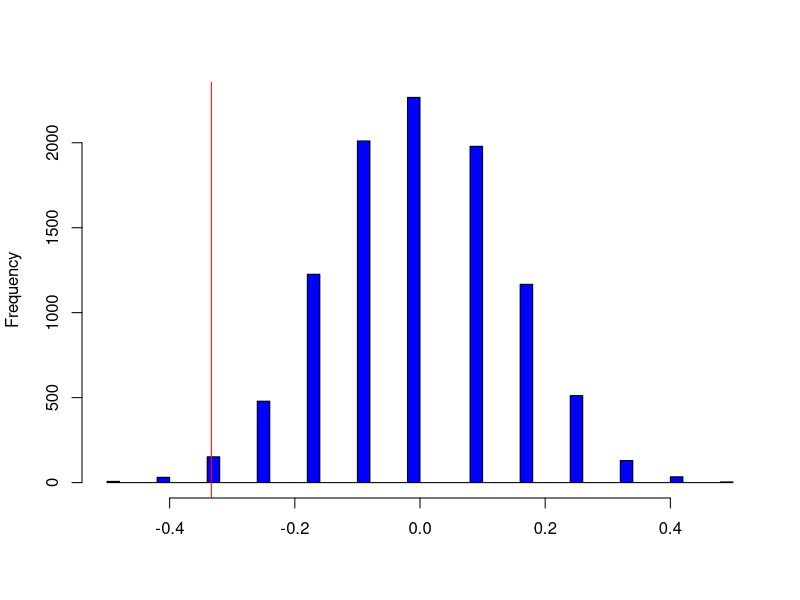
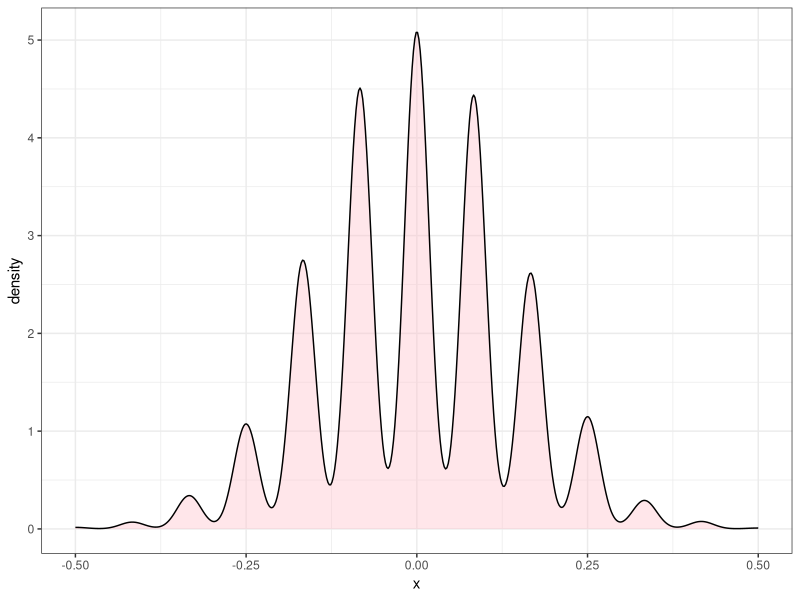
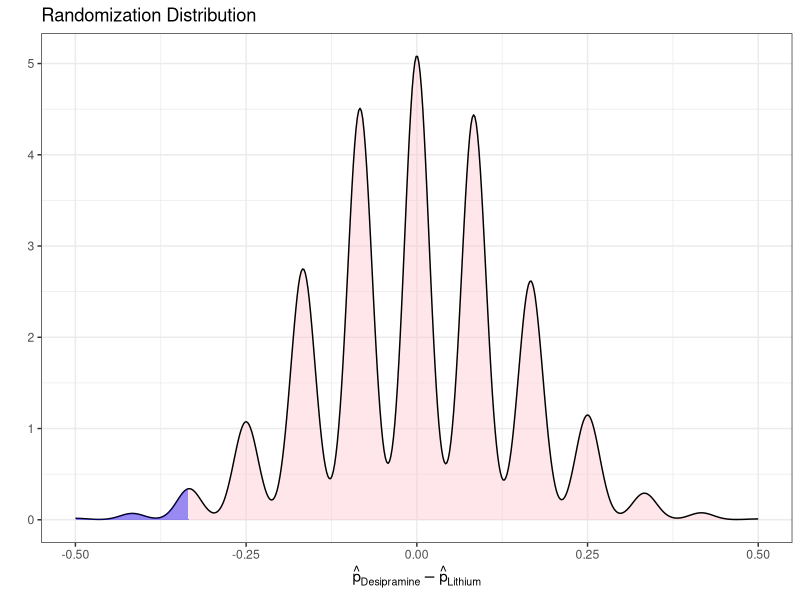
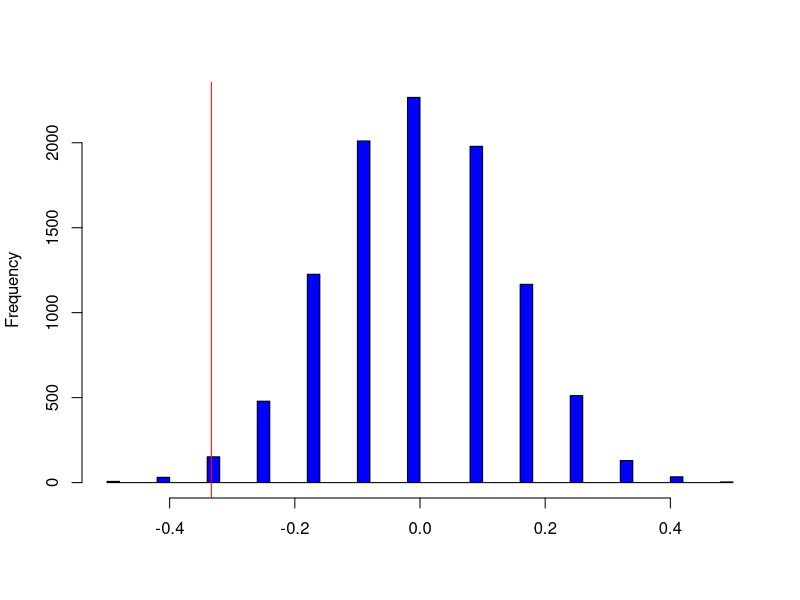
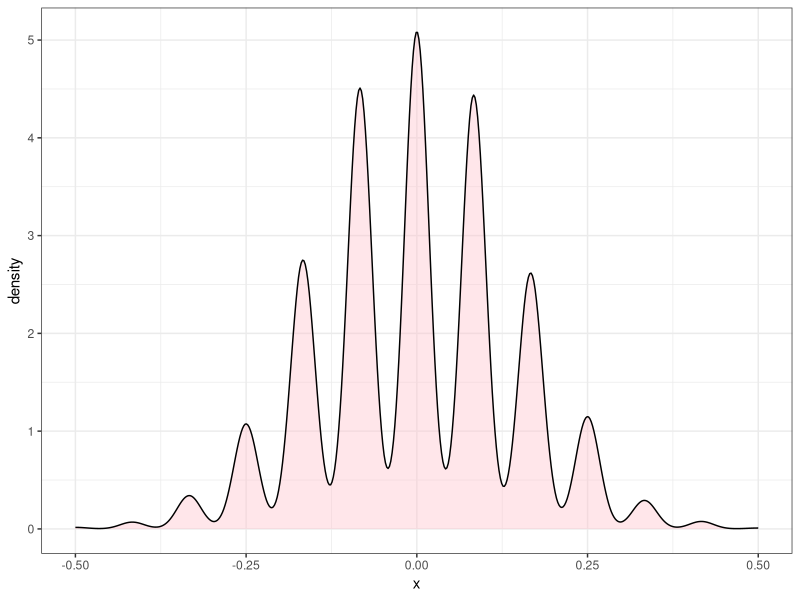
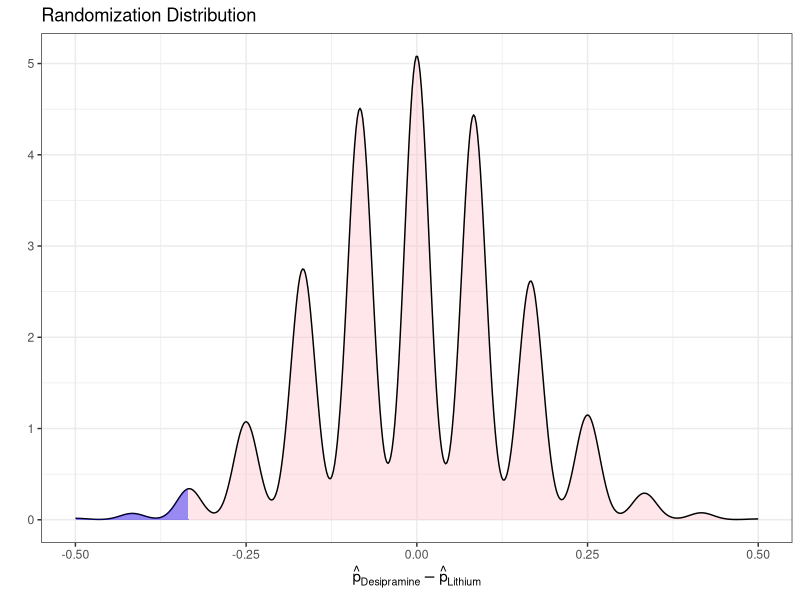

The R script that drew these images, in order:
## ---- chunk 1
Outcome <- c(rep("relapse", 10), rep("no relapse", 14), rep("relapse", 18), rep("no relapse", 6))
Drug <- c(rep("Desipramine", 24), rep("Lithium", 24))
Cocaine <- data.frame(Outcome, Drug)
head(Cocaine)
ANS <- with(data = Cocaine,
            tapply(Outcome == "relapse", Drug, mean)
            )
ANS
obsDiffProp <- ANS[1] - ANS[2]
names(obsDiffProp) <- NULL
obsDiffProp
## ---- chunk 2
Outcome2 <- c(rep(1, 10), rep(0, 14), rep(1, 18), rep(0, 6))
Drug2 <- c(rep("Desipramine", 24), rep("Lithium", 24))
Cocaine2 <- data.frame(Outcome2, Drug2)
head(Cocaine2)
ANS2 <- with(data = Cocaine2,
     tapply(Outcome2, Drug2, mean)
            )
ANS2
obsDiffProp2 <- ANS2[1] - ANS2[2]
names(obsDiffProp2) <- NULL
obsDiffProp2
## ---- chunk 3
N <- 10^4 -1
DiffProp <- numeric(N)
set.seed(4)
for (i in 1:N) {
# sample of size 24 # from the total 48 addicts
index <- sample(48, size = 24, replace = FALSE)
DiffProp[i] <- mean(Cocaine2$Outcome2[index]) - mean(Cocaine2$Outcome2[-index])
}
hist(DiffProp, col = "blue", breaks = "Scott", xlab = "", main = "")
abline(v = obsDiffProp2, col = "red")
pvalue1 <- (sum(DiffProp <= obsDiffProp2) + 1)/(N + 1)
pvalue1
# ggplot2 approach
library(ggplot2)
DF <- data.frame(x = DiffProp)
p <- ggplot(data = DF) + 
  geom_density(aes(x = x, y = ..density..), fill = 'pink', alpha = 0.4) +
  theme_bw()
p
x.dens <- density(DiffProp)
df.dens <- data.frame(x = x.dens$x, y = x.dens$y)
p + geom_area(data = subset(df.dens, x <= obsDiffProp & x >= min(DF$x)), aes(x = x, y = y), fill = 'blue', alpha = 0.4) + 
  labs(x = expression(hat(p)[Desipramine] - hat(p)[Lithium]), y = '', title = "Randomization Distribution")
## ---- chunk 4
N <- 10^4 -1
DiffProp <- numeric(N)
set.seed(4)
for (i in 1:N) {
# sample of size 24 # from the total 48 addicts
index <- sample(48, size = 24, replace = FALSE)
DiffProp[i] <- mean(Cocaine$Outcome[index]=="relapse") - mean(Cocaine$Outcome[-index]=="relapse")
}
hist(DiffProp, col = "blue", breaks = "Scott", xlab = "", main = "")
abline(v = obsDiffProp, col = "red")
pvalue <- (sum(DiffProp <= obsDiffProp) + 1)/(N + 1)
pvalue
# ggplot2 approach
DF <- data.frame(x = DiffProp)
p <- ggplot(data = DF) + 
  geom_density(aes(x = x, y = ..density..), fill = 'pink', alpha = 0.4) + 
  theme_bw()
p
x.dens <- density(DiffProp)
df.dens <- data.frame(x = x.dens$x, y = x.dens$y)
p + geom_area(data = subset(df.dens, x <= obsDiffProp & x >= min(DF$x)), aes(x = x, y = y), fill = 'blue', alpha = 0.4) + 
  labs(x = expression(hat(p)[Desipramine] - hat(p)[Lithium]), y = '', title = "Randomization Distribution")
